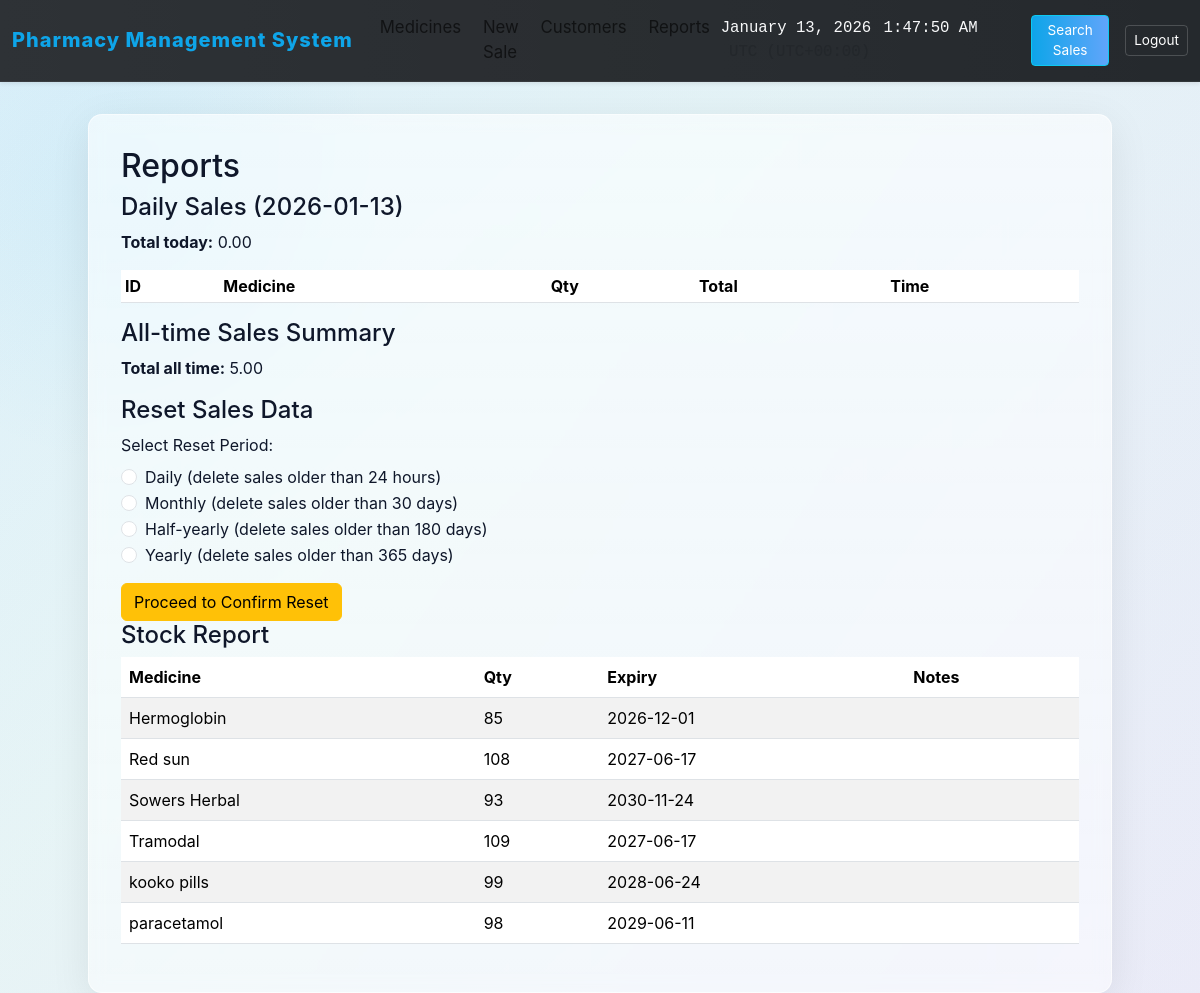
/reports (signed in), run on the app's committed database.
### models.py (models this page shows, shortened)
class Medicine(db.Model):
    id = db.Column(db.Integer, primary_key=True)
    name = db.Column(db.String(120), nullable=False)
    brand = db.Column(db.String(120))
    price = db.Column(db.Float, nullable=False)
    quantity = db.Column(db.Integer, nullable=False, default=0)
    expiry_date = db.Column(db.Date, nullable=True)
    category = db.Column(db.String(80))
    description = db.Column(db.Text)
    def near_expiry(self, days=30, today=None):
        from datetime import date, timedelta
        today = today or date.today()
        if self.expiry_date is None:
            return False
        return today <= self.expiry_date <= (today + timedelta(days=days))

### app.py (the view)
    @app.route('/reports')
    @admin_required
    def reports():
        today = date.today()
        start = datetime(today.year, today.month, today.day)
        end = datetime(today.year, today.month, today.day, 23, 59, 59)
        daily_sales = Sale.query.filter(Sale.timestamp >= start, Sale.timestamp <= end).order_by(Sale.timestamp.desc()).all()
        total_daily = sum(s.total_price for s in daily_sales)
        all_sales = Sale.query.order_by(Sale.timestamp.desc()).all()
        total_all = sum(s.total_price for s in all_sales)
        medicines = Medicine.query.order_by(Medicine.name).all()
        return render_template('reports.html', daily_sales=daily_sales, total_daily=total_daily, total_all=total_all, medicines=medicines, today=today)

### templates/reports.html (shortened to what this page needs)
{% extends 'base.html' %}
{% block content %}
  <h2>Reports</h2>
  <h4>Daily Sales ({{today}})</h4>
  <p><strong>Total today:</strong> {{'%.2f'|format(total_daily)}}</p>
  <table class="table table-sm">
    <thead><tr><th>ID</th><th>Medicine</th><th>Qty</th><th>Total</th><th>Time</th></tr></thead>
  </table>
  <h4>All-time Sales Summary</h4>
  <p><strong>Total all time:</strong> {{'%.2f'|format(total_all)}}</p>
  <h4>Reset Sales Data</h4>
  <form action="{{ url_for('reset_confirm') }}" method="post">
    <div class="mb-3">
      <label class="form-label">Select Reset Period:</label>
      <div class="form-check">
        <input class="form-check-input" type="radio" name="period" id="daily" value="daily" required>
        <label class="form-check-label" for="daily">
          Daily (delete sales older than 24 hours)
        </label>
      </div>
      <div class="form-check">
        <input class="form-check-input" type="radio" name="period" id="monthly" value="monthly">
        <label class="form-check-label" for="monthly">
          Monthly (delete sales older than 30 days)
        </label>
      </div>
      <div class="form-check">
        <input class="form-check-input" type="radio" name="period" id="half_yearly" value="half_yearly">
        <label class="form-check-label" for="half_yearly">
          Half-yearly (delete sales older than 180 days)
        </label>
      </div>
      <div class="form-check">
        <input class="form-check-input" type="radio" name="period" id="yearly" value="yearly">
        <label class="form-check-label" for="yearly">
          Yearly (delete sales older than 365 days)
        </label>
      </div>
    </div>
    <button type="submit" class="btn btn-warning">Proceed to Confirm Reset</button>
  </form>
  <h4>Stock Report</h4>
  <table class="table table-striped">
    <thead><tr><th>Medicine</th><th>Qty</th><th>Expiry</th><th>Notes</th></tr></thead>
    <tbody>
      {% for m in medicines %}
        <tr>
          <td>{{m.name}}</td>
          <td>{{m.quantity}}</td>
          <td>{{m.expiry_date or '—'}}</td>
          <td>
          </td>
        </tr>
      {% endfor %}
    </tbody>
  </table>
{% endblock %}

### templates/base.html (style rules this page uses)
:root { --primary-blue: #0ea5e9; --accent-green: #16a34a; --danger-red: #ef4444; --glass-white: rgba(255,255,255,0.75); --glass-border: rgba(255,255,255,0.6); --muted: rgba(0,0,0,0.6); }
html,body { height:100%; }
body { background: linear-gradient(135deg, rgba(14,165,233,0.12) 0%, rgba(16,185,129,0.06) 40%, rgba(239,68,68,0.04) 100%), radial-gradient( circle at 10% 20%, rgba(14,165,233,0.06), transparent 20%), linear-gradient(120deg, #f8fafc 0%, #eaf2ff 100%); min-height: 100vh; font-family: -apple-system, BlinkMacSystemFont, 'Segoe UI', Roboto, 'Helvetica Neue', Arial; color: #0f172a; }
table { background:transparent }
.table-striped>tbody>tr:nth-of-type(odd) { background:rgba(15,23,42,0.02) }

### data on the page
Medicine: name "Hermoglobin", quantity "85", expiry_date "2026-12-01"
Medicine: name "Red sun", quantity "108", expiry_date "2027-06-17"
Medicine: name "Sowers Herbal", quantity "93", expiry_date "2030-11-24"
Medicine: name "Tramodal", quantity "109", expiry_date "2027-06-17"
Medicine: name "kooko pills", quantity "99", expiry_date "2028-06-24"
Medicine: name "paracetamol", quantity "98", expiry_date "2029-06-11"

### other printed values
{{ today }} "2026-01-13"
{{ '%.2f'|format(total_daily) }} "0.00"
{{ '%.2f'|format(total_all) }} "5.00"
